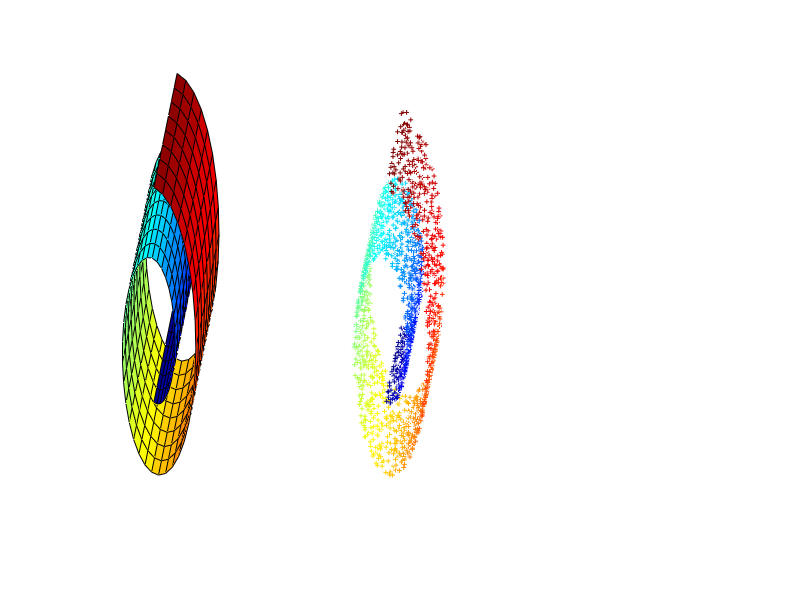

This figure's MATLAB source: (Note: this script raises an error after producing the figure.)
% SWISS ROLL DATASET

  N=2000;
  K=12;
  d=2; 

clf; colormap jet; set(gcf,'Position',[200,400,620,200]);

% PLOT TRUE MANIFOLD
  tt0 = (3*pi/2)*(1+2*[0:0.02:1]); hh = [0:0.125:1]*30;
  xx = (tt0.*cos(tt0))'*ones(size(hh));
  yy = ones(size(tt0))'*hh;
  zz = (tt0.*sin(tt0))'*ones(size(hh));
  cc = tt0'*ones(size(hh));

  subplot(1,3,1); cla;
  surf(xx,yy,zz,cc);
  view([12 20]); grid off; axis off; hold on;
  lnx=-5*[3,3,3;3,-4,3]; lny=[0,0,0;32,0,0]; lnz=-5*[3,3,3;3,3,-3];
  lnh=line(lnx,lny,lnz);
  set(lnh,'Color',[1,1,1],'LineWidth',2,'LineStyle','-','Clipping','off');
  axis([-15,20,0,32,-15,15]);

% GENERATE SAMPLED DATA
  tt = (3*pi/2)*(1+2*rand(1,N));  height = 21*rand(1,N);
  X = [tt.*cos(tt); height; tt.*sin(tt)];

% SCATTERPLOT OF SAMPLED DATA
  subplot(1,3,2); cla;
  scatter3(X(1,:),X(2,:),X(3,:),12,tt,'+');
  view([12 20]); grid off; axis off; hold on;
  lnh=line(lnx,lny,lnz);
  set(lnh,'Color',[1,1,1],'LineWidth',2,'LineStyle','-','Clipping','off');
  axis([-15,20,0,32,-15,15]); drawnow;

% RUN LLE ALGORITHM
[Y, W] = lle(X,K,d);

    % SCATTERPLOT OF EMBEDDING
    subplot(1,3,3); cla;
    scatter(Y(1,:),Y(2,:),12,tt,'+');
    grid on;
    set(gca,'XTick',[]); set(gca,'YTick',[]); 
  fprintf("enter");
  pause;
       
  save -ascii "X_matlab.csv" X;
  save -ascii "W_matlab.csv" W;
  save -ascii "Y_matlab.csv" Y;
    fprintf(1, 'Done.\n');
